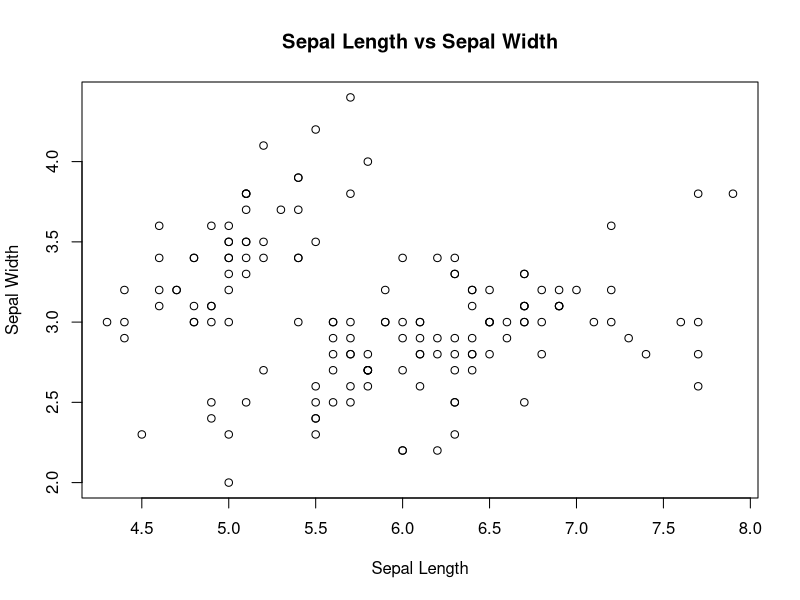

Write the R code that produced this figure.
#' ---
#' title: "Analysis of the Iris Data"
#' author: "Lester Cajegas"
#' output: html_document
#' ---
#' ###Objective
#' This paper presents the findings for the analysis of the Iris dataset. 

#+ include=FALSE
library(ggplot2)
attach(iris)

#+ echo=TRUE, warnings=F, message=F
plot(Sepal.Length,Sepal.Width, main='Sepal Length vs Sepal Width', xlab='Sepal Length', ylab='Sepal Width')
